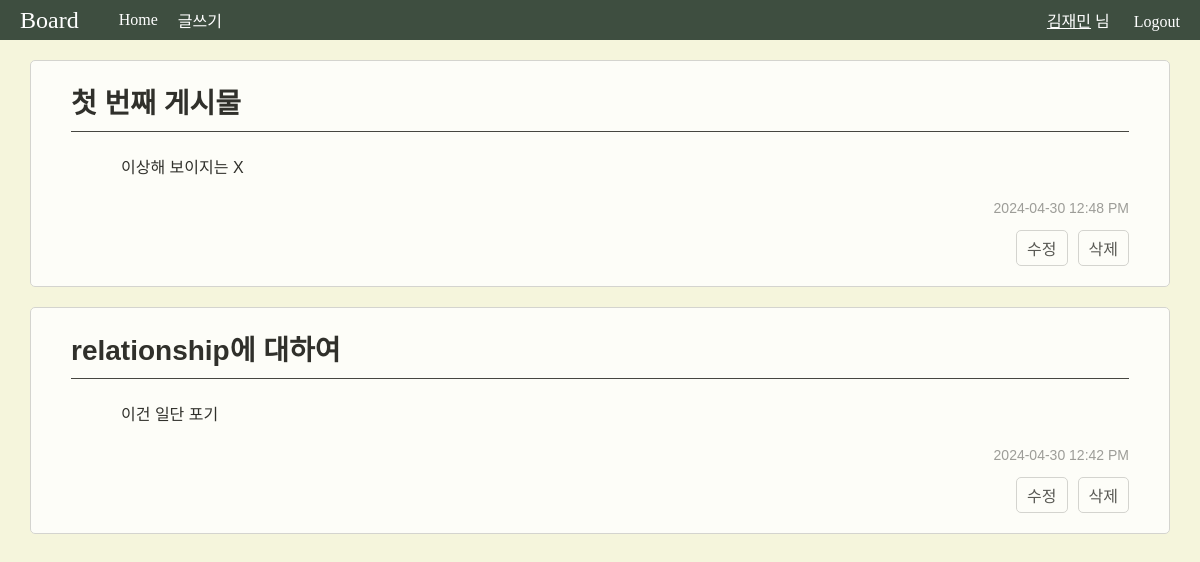
Page /blog/post (signed in) on the committed database.
### apps/blog/models.py (models this page shows, shortened)
class User(db.Model, UserMixin):
    __tablename__ = "users"
    id = db.Column(db.Integer, primary_key=True)
    nickname = db.Column(db.String, unique=True, index=True)
    email = db.Column(db.String, unique=True, index=True)
    password_hash = db.Column(db.String)
    created_at = db.Column(db.DateTime, default=datetime.now)
    @property
    def password(self):
        raise AttributeError("읽어들일 수 없음")

class Post(db.Model):
    __tablename__ = "posts"
    id = db.Column(db.Integer, primary_key=True)
    title = db.Column(db.String, index=True)
    content = db.Column(db.String, index=True)
    created_at = db.Column(db.DateTime, default=datetime.now)
    updated_at = db.Column(db.DateTime, default=datetime.now, onupdate=datetime.now)

### apps/blog/views.py (the view)
@blog.route("/post")
def post():
    posts = Post.query.all()
    for post in posts :
        post.content = post.content.replace('\n', '<br>')
    return render_template("blog/post.html", posts=posts)

### apps/blog/models.py (called while the page is built)
@login_manager.user_loader
def load_user(user_id):
    return User.query.get(user_id)

### apps/blog/templates/blog/post.html
{% extends 'blog/layout.html' %}
{% block content %}
<link rel="stylesheet" href="{{ url_for('blog.static', filename='post.css') }}">
{% for post in posts %}
<div class="post">
    <div class="post-title">
        <h1>{{ post.title }}</a></h1>
        <hr>
    </div>
    <div class="post-content">
        <p id="post-content">
            {% autoescape false %}
            {{ post.content }}
            {% endautoescape %}
        </p>
        {% if post.updated_at == post.created_at %}
            <p class="post-date">{{ post.created_at.strftime("%Y-%m-%d %I:%M %p") }}</p>
        {% else %}
            <p class="post-date">{{ post.updated_at.strftime("%Y-%m-%d %I:%M %p") }}</p>
        {% endif %}
        <div class="post-buttons">
            <a href="{{ url_for('blog.edit_post', post_id=post.id) }}" class="edit-button">수정</a>
            <a href="{{ url_for('blog.delete_post', post_id=post.id) }}" class="delete-button"
            onclick="return confirm('정말로 삭제하시겠습니까?')">삭제</a>
        </div>
    </div>
</div>
{% endfor %}
{% endblock %}

### apps/blog/templates/blog/layout.html (shortened to what this page needs)
<!DOCTYPE html>
<html lang="ko">
<head>
    <link rel="stylesheet" href="{{ url_for('blog.static', filename='layout.css') }}">
</head>
<body>
    <div class="top-bar">
        <div class="title">
            <span>Board</span>
        </div>
        <div class="home">
            <a href="{{ url_for('blog.post') }}">Home</a>
        </div>
        <div class="write">
        <a href="{{ url_for('blog.create_post') }}">글쓰기</a>
        </div>
        <div class="login">
            <a>
            {% if current_user.is_authenticated %}
            <a id="nick" href="{{ url_for('blog.edit_user', user_id=current_user.id) }}">{{ current_user.nickname }}</a> 님
                <span><a href="{{ url_for('auth.logout') }}">Logout</a></span>
            {% else %}
                <span><a href="{{ url_for('auth.login') }}">Login</a></span>
            {% endif %}
            </a>
        </div>
    </div>
        {% block content %}{% endblock %}
</body>
</html>

### apps/blog/static/layout.css (style rules this page uses)
html { height: 100vh; background-color:#f5f5dc; }
body { margin: auto; padding: auto; }
a { text-decoration: none; color: inherit; }
.top-bar { height: 40px; display: flex; justify-content: space-between; align-items: center; background-color: #3e4e40; color: white; margin-bottom: 20px; }
.title { font-size: 24px; margin-right: 20px; padding-left: 20px; }
.write { margin-right: auto; }
.login { margin-right: 20px; }
a { text-decoration: none; color: inherit; margin-left: 20px; }
#nick { text-decoration: underline; color: inherit; }

### apps/blog/static/post.css (style rules this page uses)
.post { background-color: rgb(255, 255, 255); opacity: 0.8; margin-bottom: 20px; padding: 20px; border: 1px solid #ccc; border-radius: 5px; margin-left: 30px; margin-right: 30px; padding-bottom: 0px; }
.post-title { margin-left: 20px; margin-right: 20px; margin-bottom: 10px; }
.post-title h1 { margin: 0; font-size: 28px; font-family: 'Orbit-Regular', sans-serif; }
.post-content { margin: 20px; font-size: 16px; }
#post-content { padding-left: 50px; padding-right: 50px; line-height: 2; font-family: 'Orbit-Regular', sans-serif; }
.post-date { font-size: 14px; color: #888; text-align: right; font-family: 'Orbit-Regular', sans-serif; }
hr { margin-top: 10px; margin-bottom: 10px; border: 0; border-top: 1px solid #1b1b1b; }
.post-buttons { display: flex; justify-content: flex-end; margin-top: 10px; }
.edit-button, .delete-button { margin-left: 10px; padding: 5px 10px; border: 1px solid #ccc; border-radius: 5px; text-decoration: none; color: #333; }

### rows in the picture
User: nickname "김재민"
Post: title "첫 번째 게시물", content "이상해 보이지는 X", updated_at "2024-04-30 12:48 PM"
Post: title "relationship에 대하여", content "이건 일단 포기", updated_at "2024-04-30 12:42 PM"
